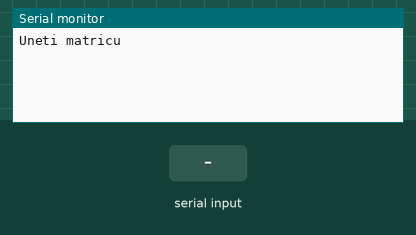
Recording of a program running on a simulated ATmega328P, built with avr-gcc and emulated at 16 MHz. Shown: the last lines printed to the serial monitor. The test bench sets the inputs (shaded band).

Above: at 1.2 s.
1.3 s: "90,45\n" received over Serial
At 2.7 s:
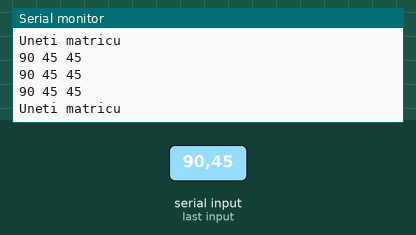
3.0 s: byte 0 ('\0') received over Serial
At 4.4 s:
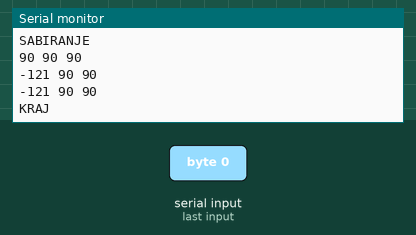
4.7 s: "-" received over Serial
At 5.5 s:
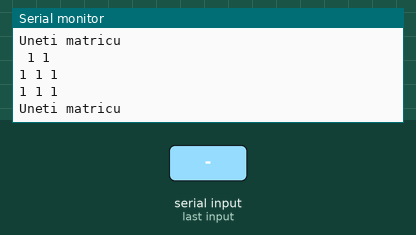
Timing chart, 0 to 7.7 s (numbered marks = the images above; inputs shaded):
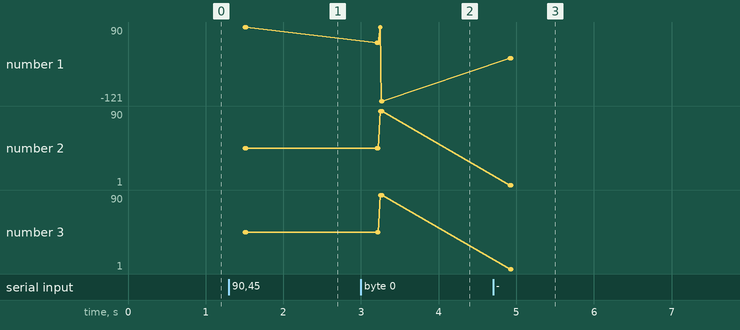

Measured:
- after the input at 1.3 s, the serial monitor: prints a new line after 0.20 s (image 1)
- after the input at 3.0 s, the serial monitor: prints a new line after 0.20 s (image 2)
- after the input at 4.7 s, the serial monitor: prints a new line at once (image 3)
- plotted number 1: 90 → -121 after the input at 3.0 s, -121 → 1 after the input at 4.7 s
- plotted number 2: 90 → 1 after the input at 4.7 s
- plotted number 3: 90 → 1 after the input at 4.7 s

The program:

main.c
```c
/**
 * @file main.c
 * @brief glavni fajl
 * @author ABYU
 * @date 15.05.2021.
 */
#include <avr/io.h>
#include <avr/interrupt.h>
#include"../usart/usart.h"
#include"../timer0/timer0.h"
#include <stdint.h>
#include <stdlib.h>
#include <util/delay.h>
#include"../matrix/matrix.h"

/**
 * Funkcija ispisuje broj
 * @param broj_sam broj koji se ispisuje
 * @return nista
 */
void put_broj(int16_t broj_sam);

/**
 * Funkcija pretvara string u broj
 * @param broj_sam[] string koji je unesen
 * @param broj_cif broj cifara
 * @return konvertovan broj
 */
uint16_t get_broj(uint8_t broj_sam[],uint8_t broj_cif);

/**
 * Funkcija ispisuje matricu
 * @param a[][] matrica koja se ispisuje
 * @return nista
 */
void print_matrix(int8_t a[DIM][DIM]);

/**
 * Funkcija za unos matrice
 * @param a[][] matrica u koju se upisuje
 * @return nista
 */
void input_matrix(int8_t a[DIM][DIM]);

int main()
{
	usartInit(9600);
	uint8_t izl_broj=0; //broj koji se ispisuje
	uint8_t prov[64] ={0};
	uint8_t cnter=0;
	uint8_t str_cnt[64]={0};
	uint8_t lex=0;
	int8_t broj=0;
	int32_t res1=0;
	int32_t res2=0;

	int8_t x[DIM][DIM] = {0};
	int8_t y[DIM][DIM] = {0};
	int8_t z[DIM][DIM] = {0};

	while(1)
	{

		input_matrix(x);
		print_matrix(x);

		input_matrix(y);
		print_matrix(y);

		usartPutString("SABIRANJE \r\n");
		Add(x,y,z);
		print_matrix(z);

		usartPutString("KRAJ \r\n");
		while(!usartAvailable());
	}
	return 0;
}

/*****************************************************************************************************************************/

void put_broj(int16_t broj_sam)
{
	uint16_t tens=1;
	uint8_t broj_sam_konv[64];
	uint8_t broj_cif=0;
	uint8_t i=0;
	if(broj_sam<0)
	{
		broj_sam_konv[0]='-';
		i++;
		broj_cif++;
		broj_sam = broj_sam * (-1);
	}

	int16_t temp=broj_sam;
	while(temp>0)
	{
		temp=temp/10;
		broj_cif++;
	}

	while(i<broj_cif)
	{
		for(uint8_t k=0;k<(broj_cif-i-1);k++)
		{
			tens=tens*10;
		}
		broj_sam_konv[i]=broj_sam/tens;
		broj_sam=broj_sam-broj_sam_konv[i]*tens;
		broj_sam_konv[i]=broj_sam_konv[i]+48;
		tens=1;
		i++;
	}
	broj_sam_konv[broj_cif]='\0';
	usartPutString(broj_sam_konv);
}

/*****************************************************************************************************************************/

uint16_t get_broj(uint8_t broj_sam[],uint8_t broj_cif)
{
	uint16_t tens=1;
	uint16_t broj_sam_konv=0;

	for(uint8_t i=0;i<broj_cif;i++)
	{
		for(uint8_t k=0;k<(broj_cif-i-1);k++)
		{
			tens=tens*10;
		}
		broj_sam_konv+=(broj_sam[i]-48)*tens;
		//broj_sam[i]=broj_sam[i]-broj_sam_konv*tens;
		//broj_sam_konv[i]=broj_sam_konv[i]+48;
		tens=1;
	}
	return broj_sam_konv;
}

/*****************************************************************************************************************************/

void print_matrix(int8_t a[DIM][DIM])
{
	for(uint8_t i=0;i<DIM;i++)
	{
		for(uint8_t j=0;j<DIM;j++)
		{
			put_broj(a[i][j]);
			usartPutString(" ");
		}
		usartPutString("\r\n");
	}
}

/*****************************************************************************************************************************/

void input_matrix(int8_t a[DIM][DIM])
{
	uint8_t str[64];
	uint8_t new_str[8];
	uint8_t new_size=0;
	uint8_t pok=0;
	usartPutString("Uneti matricu \r\n");
	while(!usartAvailable());
	_delay_ms(100);
	uint8_t size=usartAvailable();
	_delay_ms(100);
	usartGetString(str);
	for(uint8_t i=0;i<DIM;i++)
	{
		for(uint8_t j=0;j<DIM;j++)
		{
			while(str[pok]>=48 && str[pok]<=57)
			{
				new_str[new_size]=str[pok];
				new_size++;
				pok++;
			}
			while(str[pok]<48 || str[pok]>57)
			{
				pok++;
			}
			a[i][j]=get_broj(new_str,new_size);
			new_size=0;
		}
	}
}
```

matrix.c
```c
#include <avr/io.h>
#include <avr/interrupt.h>
#include <avr/pgmspace.h>
#include <stdint.h>
#include"matrix.h"


int8_t CheckEquality(int8_t a[DIM][DIM], int8_t b[DIM][DIM])
{
	for(uint8_t i=0;i<DIM;i++)
	{
		for(uint8_t j=0;j<DIM;j++)
		{
		   if(a[i][j]!=b[i][j])
		   {
			   return 0;
		   }
		}
	}
	return 1;
}

void Add(int8_t a[DIM][DIM], int8_t b[DIM][DIM], int8_t c[DIM][DIM])
{
	for(uint8_t i=0;i<DIM;i++)
	{
		for(uint8_t j=0;j<DIM;j++)
		{
		   c[i][j]=a[i][j]+b[i][j];
		}
	}
}

void Subtract(int8_t a[DIM][DIM], int8_t b[DIM][DIM], int8_t c[DIM][DIM])
{
	for(uint8_t i=0;i<DIM;i++)
	{
		for(uint8_t j=0;j<DIM;j++)
		{
		   c[i][j]=a[i][j]-b[i][j];
		}
	}
}

void Multiply(int8_t a[DIM][DIM], int8_t b[DIM][DIM], int8_t c[DIM][DIM])
{
	for(uint8_t i=0;i<DIM;i++)
	{
		for(uint8_t j=0;j<DIM;j++)
		{
		   c[i][j]=a[i][j]*b[i][j];
		}
	}
}

void Transpose(int8_t a[DIM][DIM], int8_t a_tran[DIM][DIM])
{
	for(uint8_t i=0;i<DIM;i++)
	{
		for(uint8_t j=0;j<DIM;j++)
		{
		  a_tran[j][i]=a[i][j];
		}
	}
}

int8_t SumMainDiagonal(int8_t a[DIM][DIM])
{
	int8_t suma=0;
	for(uint8_t i=0;i<DIM;i++)
		{
			for(uint8_t j=0;j<DIM;j++)
			{
			  if(i==j)
			  {
				  suma+=a[i][j];
			  }
			}
		}
	return suma;
}

int8_t SumMinorDiagonal(int8_t a[DIM][DIM])
{
	int8_t suma=0;
	for(uint8_t i=0;i<DIM;i++)
		{
			for(uint8_t j=0;j<DIM;j++)
			{
			  if(i+j==DIM+1)
			  {
				  suma+=a[i][j];
			  }
			}
		}
	return suma;
}
```

matrix.h
```c
/**
 * @file matrix.h
 * @brief biblioteka za rad sa matricama
 * @author ABYU
 * @date 12.05.2021.
 */
#ifndef MATRIX_H_
#define MATRIX_H_
#define DIM 3
#include <stdint.h>

/**
 * Funckija proverava jednakost matrica
 * @param kvadratna matrica a, kvadratna matrica b
 * @return 0 ili 1
 */
int8_t CheckEquality(int8_t a[DIM][DIM], int8_t b[DIM][DIM]);

/**
 * Funckija sabira matrice
 * @param kvadratna matrica a, kvadratna matrica b, matrica c gde je rezultat
 * @return nema
 */
void Add(int8_t a[DIM][DIM], int8_t b[DIM][DIM], int8_t c[DIM][DIM]);

/**
 * Funckija oduzima matrice
 * @param kvadratna matrica a, kvadratna matrica b, matrica c gde je rezultat
 * @return nema
 */
void Subtract(int8_t a[DIM][DIM], int8_t b[DIM][DIM], int8_t c[DIM][DIM]);

/**
 * Funckija mnozi matrice
 * @param kvadratna matrica a, kvadratna matrica b, matrica c gde je rezultat
 * @return nema
 */
void Multiply(int8_t a[DIM][DIM], int8_t b[DIM][DIM], int8_t c[DIM][DIM]);

/**
 * Funckija transponuje matrice
 * @param kvadratna matrica a, kvadratna transponovana matrica a_tran
 * @return nema
 */
void Transpose(int8_t a[DIM][DIM], int8_t a_tran[DIM][DIM]);

/**
 * Funckija racuna zbir elemenata glavne dijagonale matrice
 * @param kvadratna matrica a
 * @return suma elemenata
 */
int8_t SumMainDiagonal(int8_t a[DIM][DIM]);

/**
 * Funckija racuna zbir elemenata sporedne dijagonale matrice
 * @param kvadratna matrica a
 * @return suma elemenata
 */
int8_t SumMinorDiagonal(int8_t a[DIM][DIM]);


#endif /* MATRIX_H_ */
```

timer0.c
```c
/**
 * @file timer0.c
 * @brief Implementacija vremenskih funkcija
 * @author ABYU
 * @date 02.05.2021.
 * @version 1.0
 */
#include <avr/io.h>
#include <avr/interrupt.h>
#include <stdint.h>
#include "timer0.h"

/// Sistemsko vreme
volatile uint32_t ms = 0;

/**
* ISR - prekidna rutina tajmera 0 u modu CTC
*/
ISR(TIMER0_COMPA_vect)
{
	ms++;
}

/**
* timer0InteruptInit - Funkcija koja inicijalizuje timer 0 tako da pravi
prekide
* svake milisekunde
* @return Nema povratnu vrednost
*/
void timer0InteruptInit()
{
	TCCR0A = 0x02; // tajmer 0: CTC mod
	// Provera frekvencije takta prilikom kompilacije
	#if F_CPU > 20000000
	#error "Frekvencija takta mora biti manja od 20MHz!"
	#endif
	// Inicijalizacija promenljivih za preskaler i periodu tajmera 0
	uint32_t n = F_CPU / 1000;
	uint8_t clksel = 1;
	// Odredjivanje vrednosti preskalera i periode tajmera 0
	while (n > 255)
	{
		n /= 8;
		clksel++;
	}
	TCCR0B = clksel; // tajmer 0: Podesavanje preskalera
	OCR0A = (uint8_t)(n & 0xff) - 1; // tajmer 0: Podesavanje periode
	TIMSK0 = 0x02; // tajmer 0: Dozvola prekida
	sei(); // Globalna dozvola prekida
}

/**
* timer0millis - Funkcija koja bezbedno vraca kao povratnu vrednost broj
milisekundi
* proteklih od pocetka merenja vremena
* @return Povratna vrednost je tipa uint32_t i ima vrednost broja
milisekundi
* proteklih od pocetka merenja vremena
*/
uint32_t timer0millis()
{
	uint32_t tmp;
	cli(); // Zabrana prekida
	tmp = ms; // Ocitavanje vremena
	sei(); // Dozvola prekida
	return tmp;
}

/**
* timer0DelayMs - Funkcija koja implementira pauzu u broju milisekundi koji
je prosledjen kao parametar
* @param delay_length - ulaz tipa uint32_t - Duzina pauze u milisekundama
* @return Povratna vrednost je tipa unsigned long i ima vrednost broja
milisekundi
* proteklih od pocetka aplikacije do trenutka izlaska iz funkcije
*/
void timer0DelayMs(uint32_t delay_length)
{
	uint32_t t0 = timer0millis();
	while(timer0millis() - t0 < delay_length);
}
```

timer0.h
```c
/**
 * @file timer0.h
 * @brief Deklaracija vremenskih funkcija
 * @author ABYU
 * @date 02.05.2021.
 * @version 1.0
 */

#ifndef TIMER0_H_
#define TIMER0_H_

/**
 * Funkcija za inicijalizaciju prekida
 * @return nema povratnu vrednost
 */
void timer0InteruptInit();

/**
 * Funkcija za proteklo vreme
 * @return uint32_t vreme_proteklo
 */
uint32_t timer0millis();

/**
 * Funkcija za generisanje prekida
 * @param uint32_t delay_length
 * @return nema povratnu vrednost
 */
void timer0DelayMs(uint32_t delay_length);

#endif /* TIMER0_H_ */
```

usart.c
```c
#include <avr/io.h>
#include <avr/interrupt.h>
#include <avr/pgmspace.h>
#include "usart.h"
#include "../timer0/timer0.h"
#define UART_BUFFER_SIZE 64

int8_t Rx_Buffer[UART_BUFFER_SIZE];		// Prijemni FIFO bafer
volatile uint8_t Rx_Buffer_Size = 0;	// Broj karaktera u prijemnom baferu
volatile uint8_t Rx_Buffer_First = 0;
volatile uint8_t Rx_Buffer_Last = 0;

ISR(USART_RX_vect)
{
	Rx_Buffer[Rx_Buffer_Last++] = UDR0;		// Ucitavanje primljenog karaktera
	Rx_Buffer_Last &= UART_BUFFER_SIZE - 1;	// Povratak na pocetak u slucaju prekoracenja
	if (Rx_Buffer_Size < UART_BUFFER_SIZE)
		Rx_Buffer_Size++;					// Inkrement brojaca primljenih karaktera
}

void usartInit(uint32_t baud)
{
	/*
	 * Inicijalizacija indikatora
	 * U2Xn = 0: Onemogucena dvostruka brzina
	 * MPCMn = 0: Onemogucen multiprocesorski rezim
	 */
	UCSR0A = 0x20;

	/*
	 * RXCIEn = 1: Dozvola prekida izavanog okoncanjem prijema
	 * RXENn = 1: Dozvola prijema
	 * TXENn = 1: Dozvola slanja
	 */
	UCSR0B = 0x98;

	/*
	 * UMSELn[1:0] = 00: Asinroni rezim
	 * UPMn[1:0] = 00: Bit pariteta se ne koristi
	 * USBSn = 0: Koristi se jedan stop bit
	 * UCSzn[2:0] = 011: 8-bitni prenos
	 */
	UCSR0C = 0x06;

	uint16_t UBRRn = F_CPU / (16 * baud) - 1;
	UBRR0H = UBRRn >> 8;
	UBRR0L = UBRRn & 0xff;

	sei();	// I = 1 (dozvola prekida)
}

uint8_t usartAvailable()
{
	return Rx_Buffer_Size;		// Ocitavanje broja karaktera u prijemnom baferu
}

void usartPutChar(int8_t c)
{
	while(!(UCSR0A & 0x20));	// Ceka da se setuje UDREn (indikacija da je predajni bafer prazan)
	UDR0 = c;					// Upis karaktera u predajni bafer
}

void usartPutString(int8_t *s)
{
	while(*s != 0)				// Petlja se izvrsava do nailaska na nul-terminator
	{
		usartPutChar(*s);		// Slanje tekuceg karaktera
		s++;					// Azuriranje pokazivaca na tekuci karakter
	}
}

void usartPutString_P(const int8_t *s)
{
	while (1)
	{
		int8_t c = pgm_read_byte(s++);	// Citanje sledeceg karaktera iz programske memorije
		if (c == '\0')					// Izlazak iz petlje u slucaju
			return;						// Nailaska na terminator
		usartPutChar(c);				// Slanje karaktera
	}
}

int8_t usartGetChar()
{
	int8_t c;

	if (!Rx_Buffer_Size)						// Bafer je prazan?
		return -1;
	c = Rx_Buffer[Rx_Buffer_First++];			// Citanje karaktera iz prijemnog bafera
	Rx_Buffer_First &= UART_BUFFER_SIZE - 1;	// Povratak na pocetak u slucaju prekoracenja
	Rx_Buffer_Size--;							// Dekrement brojaca karaktera u prijemnom baferu

	return c;
}

uint8_t usartGetString(int8_t *s)
{
	uint8_t len = 0;

	while(Rx_Buffer_Size) 			// Ima karaktera u baferu?
		s[len++] = usartGetChar();	// Ucitavanje novog karaktera

	s[len] = 0;						// Terminacija stringa
	return len;						// Vraca broj ocitanih karaktera
}

int8_t usartPeek()
{
	int8_t c;

	if (!Rx_Buffer_Size)
		return -1;
	c = Rx_Buffer[Rx_Buffer_First];

	return c;
}

int16_t usartParseInt()
{
	int8_t c;
	uint16_t res = 0;
	int8_t sign = 1;

	// timer0.h -> timer0Millis();

	uint32_t t0 = timer0millis();
	while (((usartPeek() < '0' && usartPeek() != '-') || usartPeek() > '9') && (timer0millis() - t0) < 400 )
	{
		c = usartGetChar();
	}

	if(usartPeek() == '-')
	{
		c = usartGetChar();
		sign = -1;
	}

	while (usartPeek() >= '0' && usartPeek() <= '9')
	{
		c = usartGetChar();
		res = res * 10 + (c - '0'); // 1.iteracija: res = 0, res = 0*10 + ('1' - '0') = 0 + 1 = 1
	}

	return res * sign;
}
```

usart.h
```c
/**
 * @file	usart.h
 * @brief	Funkcije za upravljanje serijskim portom
 * @author	Milan Lukic
 * @date	14-04-2019
 */

#ifndef USART_H_
#define USART_H_

#include <stdint.h>

/// Velicina prijemnog bafera (mora biti 2^n)
#define UART_BUFFER_SIZE 64

/**
 * Funkcija inicijalizuje USART modul.
 * @param baud brzina serijske komunikacije, izrazena u bitima u sekundi
 */
void usartInit(uint32_t baud);

/**
 * Funkcija vraca broj neocitanih karaktera u prijemnom baferu.
 * @return broj neocitanih karaktera u prijemnom baferu
 */
uint8_t usartAvailable();

/**
 * Funkcija salje zadati karakter preko serijskog porta.
 * @param c karakter za slanje
 */
void usartPutChar(int8_t c);

/**
 * Funkcija salje string (niz karaktera) smesten u RAM memoriju preko serijskog porta.
 * @param s pokazivac na string u RAM memoriji
 */
void usartPutString(int8_t *s);

/**
 * Funkcija salje string (niz karaktera) smesten u programsku FLASH memoriju preko serijskog porta.
 * @param s pokazivac na string u programskoj FLASH memoriji
 */
void usartPutString_P(const int8_t *s);

/**
 * Funkcija vraca sledeci neprocitani karakter iz prijemnog bafera. Ukoliko je prijemni bafer prazan, vraca -1.
 * @return sledeci neprocitani karakter iz prijemnog bafera
 */
int8_t usartGetChar();

/**
 * Funkcija ocitava sve karaktere iz prijemnog bafera i od njih formira string.
 * @param s pokazivac na bafer u koji se smesta string
 * @return broj ocitanih karaktera
 */
uint8_t usartGetString(int8_t *s);

/**
 * Funkcija proverava koji je sledeci karakter, ali ne pomera bafer
 * @return sledeci karakter
 */
int8_t usartPeek();

/**
 * Funkcija ocitava sve karaktere iz prijemnog bafera i od njih formira int16_t.
 * @return ucitan int16_t
 */
int16_t usartParseInt();


#endif /* USART_H_ */
```
